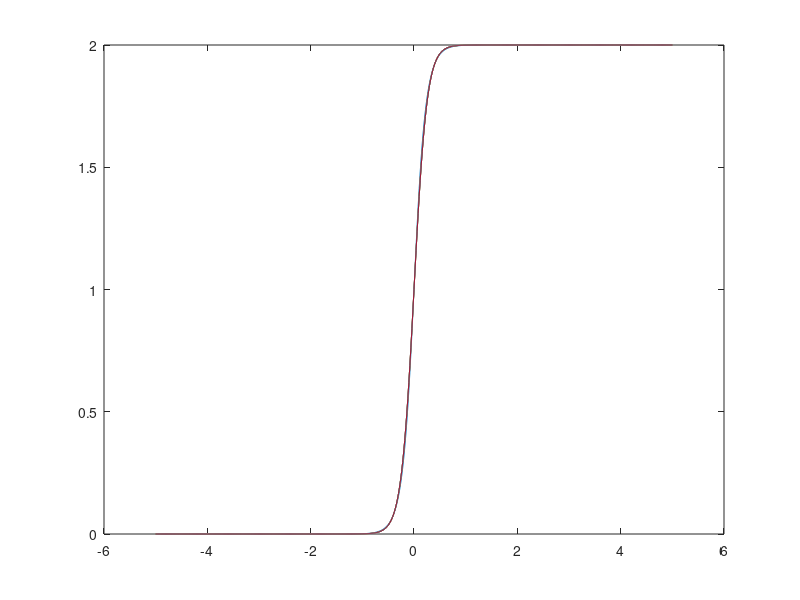
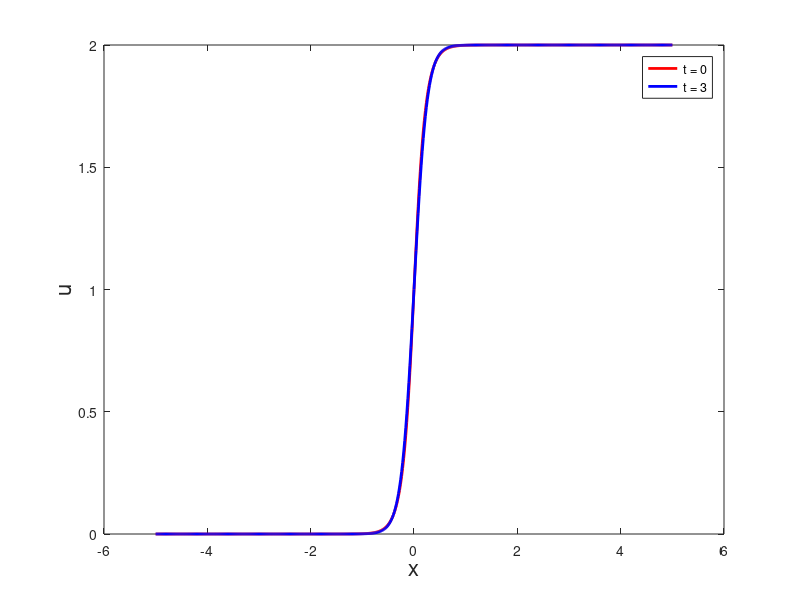
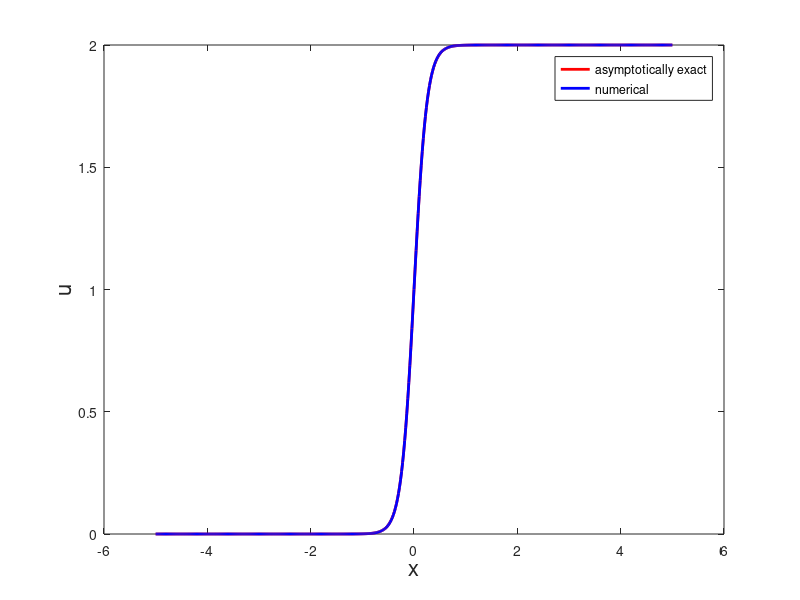
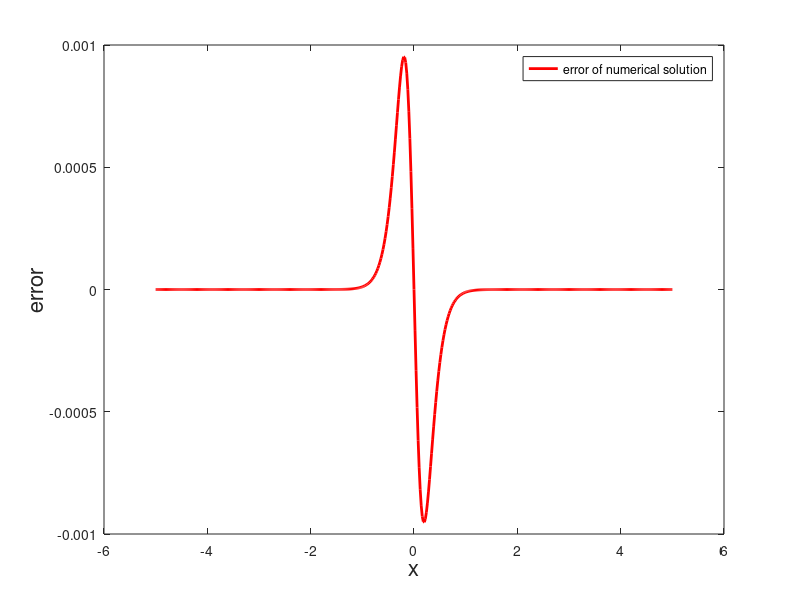

Here is the MATLAB script that generated these plots, in order:
% HW14 Problem 4
%
% Solve the IBVP using a semi-implicit scheme

%% parameters
pb = 1; % whether to plot intermediate solution
t0 = 0;
tf = 3;
h = 0.02; % one at a time!
r = 1;
k = r*h^2;
% domain
x = (-5:h:5)';
xmids = x(2:end-1);
M = length(x); 
t = (t0:k:tf)';
% alpha, gamma, beta
% take scalar t, vector x
% return vector of function values
a = @(t,x) 1+x;
g = @(t,x) ones(1,length(x));
be = @(t,x) -x.^2./(1+t^2);
ga = 0.125;
m = 1;
% initial distribution
u0 = (4/pi).*atan(exp(7.*x));
% boundaries
g0 = 0.*ones(length(t),1);
g1 = 2.*ones(length(t),1);
% error over time
max_error = 0.*ones(length(t),1);
uexact = 1+tanh((x)./(2*ga));

u = u0;
%% solving loop

if pb
    figure(14040101); % for watching solution
    clf;
    plot(x,u0);
    hold on;
end

% use an approximation for starting the method
% uhalf = uold; % just have no change
% here, use an explicit scheme, ignoring the nonlinearity        
uold = u;
% with the u-1
unew = u(2:end-1)+k/(2*h).*(u(2:end-1)-m).*(u(3:end)-u(1:end-2))+ ...
       ga*k/h^2.*(u(3:end)-2.*u(2:end-1)+u(1:end-2));
u = [g0(2);unew;g1(2)];

% figure;
% plot(x,uold,'b')
% hold on;
% plot(x,u,'r')

max(abs(u-uold))

max_error(1:2) = [max(abs(uexact-uold)),max(abs(uexact-u))];

for i=3:length(t)
    % precompute the half step (it will be used in each matrix)
    uhalf = (3/2).*u-(1/2).*uold;
    
    % save a step back
    uold = u;
    
    % reset A entirely 
    % here A is built for the RHS
    A = spdiags(-ga*k/h^2.*ones(M-2,1),0,M-2,M-2)+...
        spdiags(ga*k/(2*h^2)+(uhalf(1:end-2)-m).*k/(4*h),1,M-2,M-2)+...
        spdiags(ga*k/(2*h^2)-(uhalf(3:end)-m).*k/(4*h),-1,M-2,M-2);
    % break; % check that A,B look okay
    % set b 
    b = zeros(M-2,1); b(1) = 0; 
    b(end) = g1(i-1)*(ga*k/(2*h^2)+(uhalf(end)-m).*k/(4*h))...
             +g1(i)*(ga*k/(2*h^2)+(uhalf(end)-m).*k/(4*h));
    % solve the system for U (Eq 13.9)
    unew = (speye(M-2)-A)\((speye(M-2)+A)*u(2:end-1)+b);
    u = [g0(i);unew;g1(i)];
    % watch the diffusion
    if pb
        if mod(t(i),0.5) == 0 
            figure(14040101); % for watching solution
            plot(x,u);
        end
        % pause(.1);
    end
    
    max_error(i) = max(abs(uexact-u));
end


%% plotting
figure(14040201);
clf;
plot(x,u0,'r','LineWidth',2);
hold on;
plot(x,u,'b','LineWidth',2);
xlabel('x','FontSize',16);
ylabel('u','FontSize',16);
legend({'t = 0','t = 3'});

figure(14040301);
clf;
plot(x,uexact,'r','LineWidth',2);
hold on;
plot(x,u,'b','LineWidth',2);
xlabel('x','FontSize',16);
ylabel('u','FontSize',16);
legend({'asymptotically exact','numerical'});

figure(14040401);
clf;
plot(x,uexact-u,'r','LineWidth',2);
xlabel('x','FontSize',16);
ylabel('error','FontSize',16);
legend({'error of numerical solution'});

figure(14040501);
clf;
plot(t,max_error,'r','LineWidth',2);
xlabel('t','FontSize',16);
ylabel('max error over time','FontSize',16);
legend({'max error of numerical solution'});
